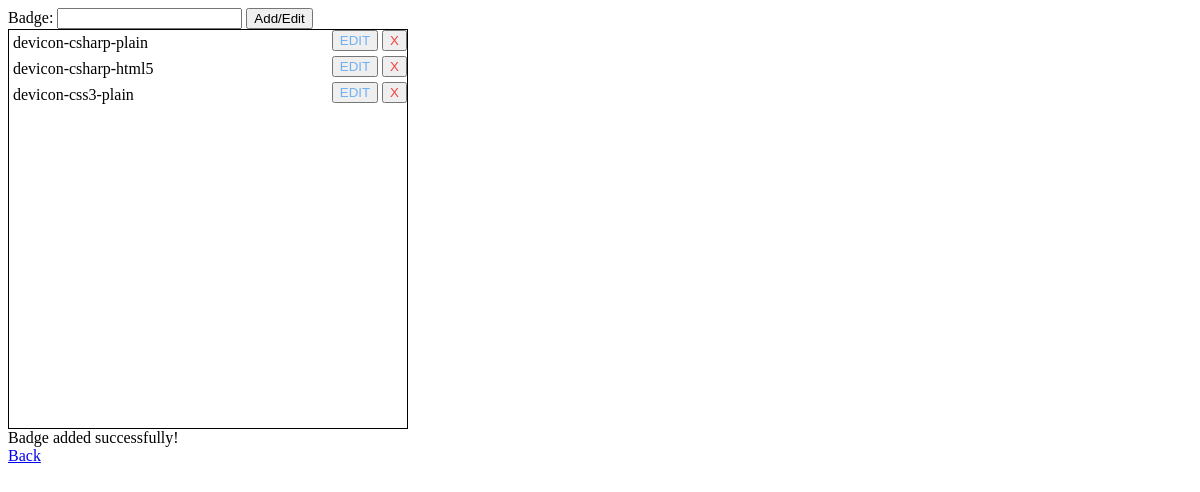
Before: /edit/badges.php?msg=2 (signed in) with the older database file.
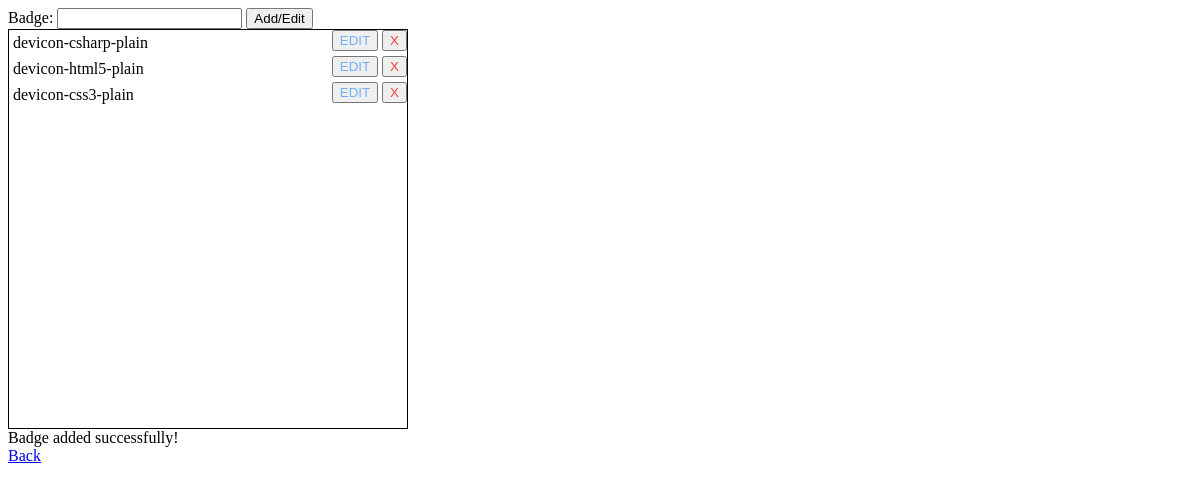
After: the same page with the newer database file.
### tables this page shows
CREATE TABLE `badges` (
  `id` int(11) unsigned NOT NULL AUTO_INCREMENT,
  `value` varchar(255) NOT NULL DEFAULT '',
  PRIMARY KEY (`id`)
);

### edit/cms_functions.php (the view, shortened to what this page needs)
<?php
function displaySingleValueInput(PDO $db, int $id, string $table) {
    $value = '';
    $hidden = '';
    $label = substr(ucfirst($table),0, strlen($table) - 1) . ': ';
    return $hidden . '<label>' . $label . ' </label><input name="value" type="text" value="' . $value . '"/>';
}
function getEditEntryID($getData) : int {
    if (!key_exists('edit', $getData) ||!key_exists('id', $getData)) {
        return -1;
    }
    return (int)$getData['id'];
}
function displayListHolderData(PDO $db, string $table, int $highlight = -1) {
    $output = '<ul><li>';
    $tables = [
        'badges' => ['value'],
        'projects' => ['title'],
        'contact' => ['text'],
        'icons' => ['value']
    ];
    $field = $tables[$table][0];
    $stmt = $db->prepare('SELECT `id`,' . $field . ' FROM ' . $table);
    $stmt->execute();
    $array = $stmt->fetchAll();
    $action = getActionLocation($table);
    foreach($array as $entry) {
        $name = $entry[$field];
        $output .= getListHolderEntry((int)$entry['id'], $highlight, $action, $name);
    }
    return $output .= '</li></ul>';
}
function getActionLocation (string $table) {
    switch ($table)
    {
        case 'badges': return 'doebadge.php';
    }
}
function getListHolderEntry(int $id, int $highlight, string $action, string $name) {
    return '<div>
                <p' . listTextColor($id, $highlight) . '>' . $name .'</p>
                <div class="listbuttons">
                    <form method="post" action ="' . $action . '">
                        <input class="edit" name="edit_' . $id . '" type="submit" value="EDIT">
                    </form>
                    <form method="post" action ="' . $action . '">
                        <input class="delete" name="del_' . $id . '" type="submit" value="X">
                        </form>
                </div>
           </div>';
}
function listTextColor(int $id, int $highlight) {
    return'';
}
function validateListTableRequest(string $table) {
    $values[0] = 'badges';
    $values[1] = 'contact';
    $values[2] = 'icons';
    $values[3] = 'projects';
    foreach ($values as $value) {
        if ($table === $value) {
            return TRUE;
        }
    }
    return FALSE;
}

Changed rows visible on the page:
changed badges: value "devicon-csharp-html5" → "devicon-html5-plain"
